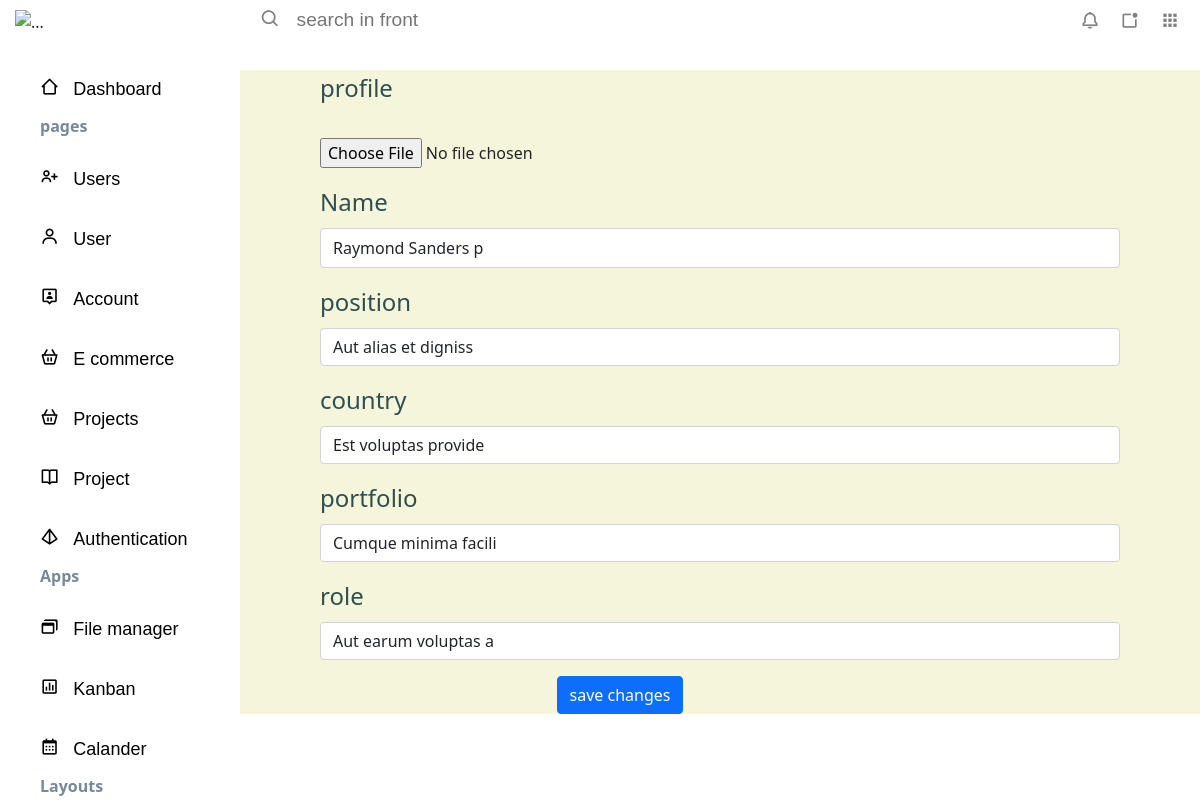
The page /edit/76 on the database its author committed.
### riyaapp/models.py (models this page shows, shortened)
class contactdata(models.Model):
    name = models.CharField(max_length=20)
    position = models.CharField(max_length=20)
    country = models.CharField(max_length=20)
    portfolio = models.CharField(max_length=20)
    role = models.CharField(max_length=20)
    image = models.ImageField(upload_to='image')

### riyaapp/views.py (the view, shortened to what this page needs)
# urls.py: path('edit/<int:id>', views.edit, name='editpage'),
def edit(request, id):
    form = get_object_or_404(contactdata, id=id)
    return render(request, 'edit.html',{'form':form})

### riyaapp/templates/edit.html (shortened to what this page needs)
{% load static %}
<!DOCTYPE html>
<html lang="en">
<head>
    <link rel="stylesheet" href="{% static 'css/edit.css' %}">
    <link href="https://cdn.jsdelivr.net/npm/bootstrap@5.0.2/dist/css/bootstrap.min.css" rel="stylesheet">
<link href='https://unpkg.com/boxicons@2.1.4/css/boxicons.min.css' rel='stylesheet'>
</head>
 <body>
  {% include "aside.html" %}
        <main class="main">
           <div class="details" style="background-color: beige;">
               <form method="post" >{% csrf_token %}
                 <div class="mb-3">
                   <label style="color: darkslategray; margin-left: 80px;" for="image" class="form-label fs-4">profile</label>
                   <div>
                 </div>
                   <input style="margin-left: 80px;"  type="file" name="image" accept="image/*" id="image" placeholder="image" value="{{form.image}} " required >
                 </div>
                 <div class="mb-3">
                   <label style="margin-left: 80px; color: darkslategray;" for="name" class="form-label fs-4">Name</label>
                   <input  style="width: 800px; height: 40px; margin-left: 80px;" type="text" class="form-control" id="name" placeholder="name" name="name" value="{{form.name}}" required>
                 </div>
                   <div class="mb-3">
                     <label style="color: darkslategray; margin-left: 80px;" for="position" class="form-label fs-4">position</label>
                     <input style="width: 800px; margin-left: 80px;" type="text" class="form-control" id="position" placeholder="position" name="position" value="{{form.position}}" required>
                   </div>
                   <div class="mb-3">
                       <label style="color: darkslategray; margin-left: 80px;" for="country" class="form-label fs-4">country</label>
                       <input style="width: 800px; margin-left: 80px;" type="text" class="form-control" id="country" placeholder="country" name="country" value="{{form.country}}" required>
                     </div>
                     <div class="mb-3">
                       <label style="color: darkslategray; margin-left: 80px;" for="portfolio" class="form-label fs-4">portfolio</label>
                       <input style="width: 800px; margin-left: 80px;" type="text" class="form-control" id="portfolio" placeholder="portfolio" name="portfolio" value="{{form.portfolio}}" required>
                     </div  >
                     <div class="mb-3">
                       <label style="color: darkslategray; margin-left: 80px;" for="role" class="form-label fs-4">role</label>
                       <input style="width: 800px; margin-left: 80px;" type="text" class="form-control" id="role" placeholder="role" name="role" value="{{form.role}}" required>
                     </div  >
                     <div class="container d-flex align-items-center justify-content-center " >
                        <button  style="margin-right: 200px;" type="submit" class="btn btn-primary" >save changes</button>
                     </div>
               </form>
           </div>
        </main>
</body>
</html>

### riyaapp/static/css/edit.css (style rules this page uses)
body { margin: 0; padding: 0; color: white; box-sizing: border-box; font-size: 15px; font-family: Impact, Haettenschweiler, 'Arial Narrow Bold', sans-serif; }
.main { grid-area: main; background-color: white; margin-top: 20px; }

### riyaapp/static/css/aside.css (style rules this page uses)
body { margin: 0; padding: 0; color: white; box-sizing: border-box; font-size: 15px; font-family: Impact, Haettenschweiler, 'Arial Narrow Bold', sans-serif; }
.main { grid-area: main; background-color: white; margin-top: 20px; }

### rows shown on the page
contactdata: name "Raymond Sanders p", position "Aut alias et digniss", country "Est voluptas provide", portfolio "Cumque minima facili", role "Aut earum voluptas a"
